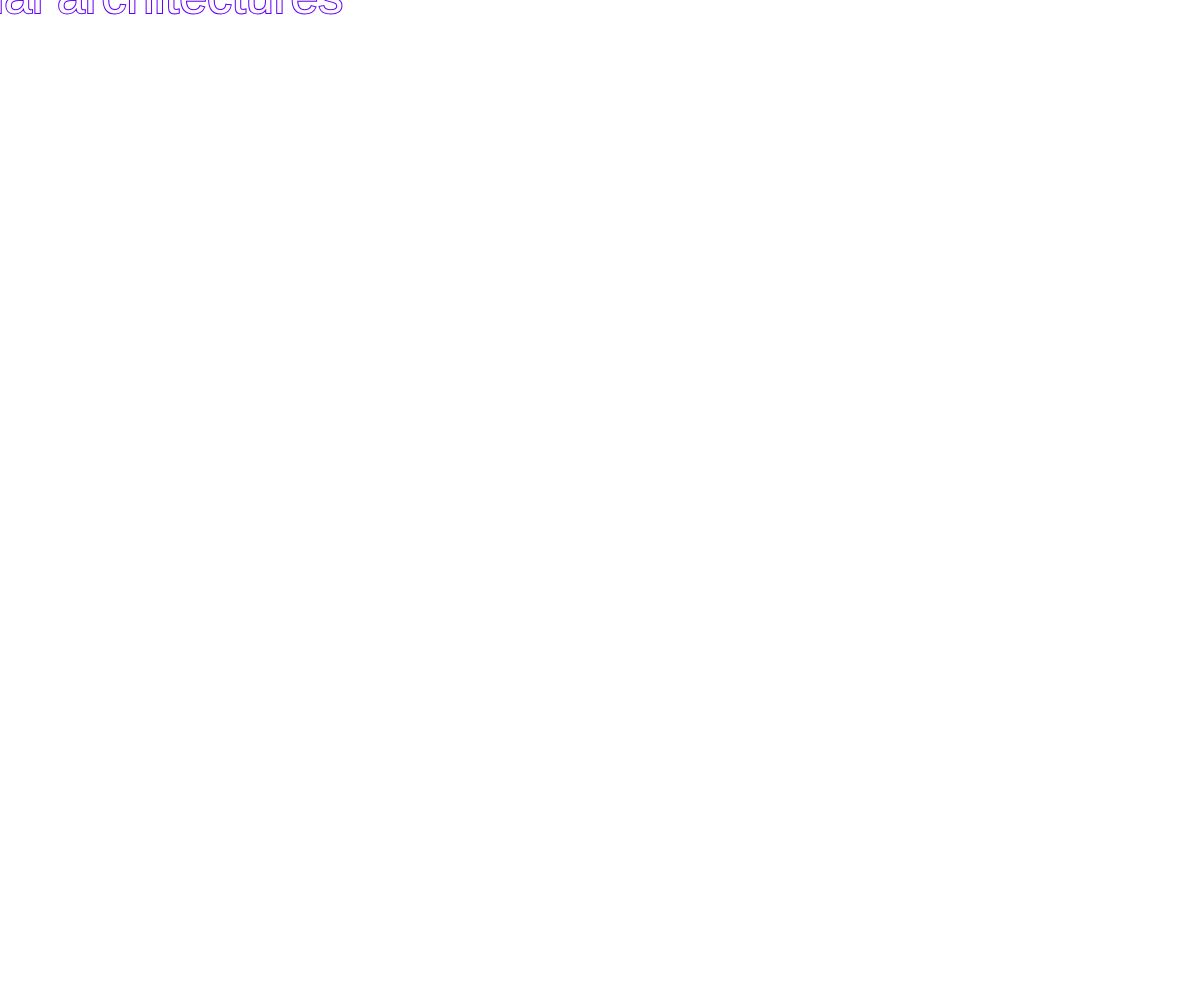
Frame 1 (no input)
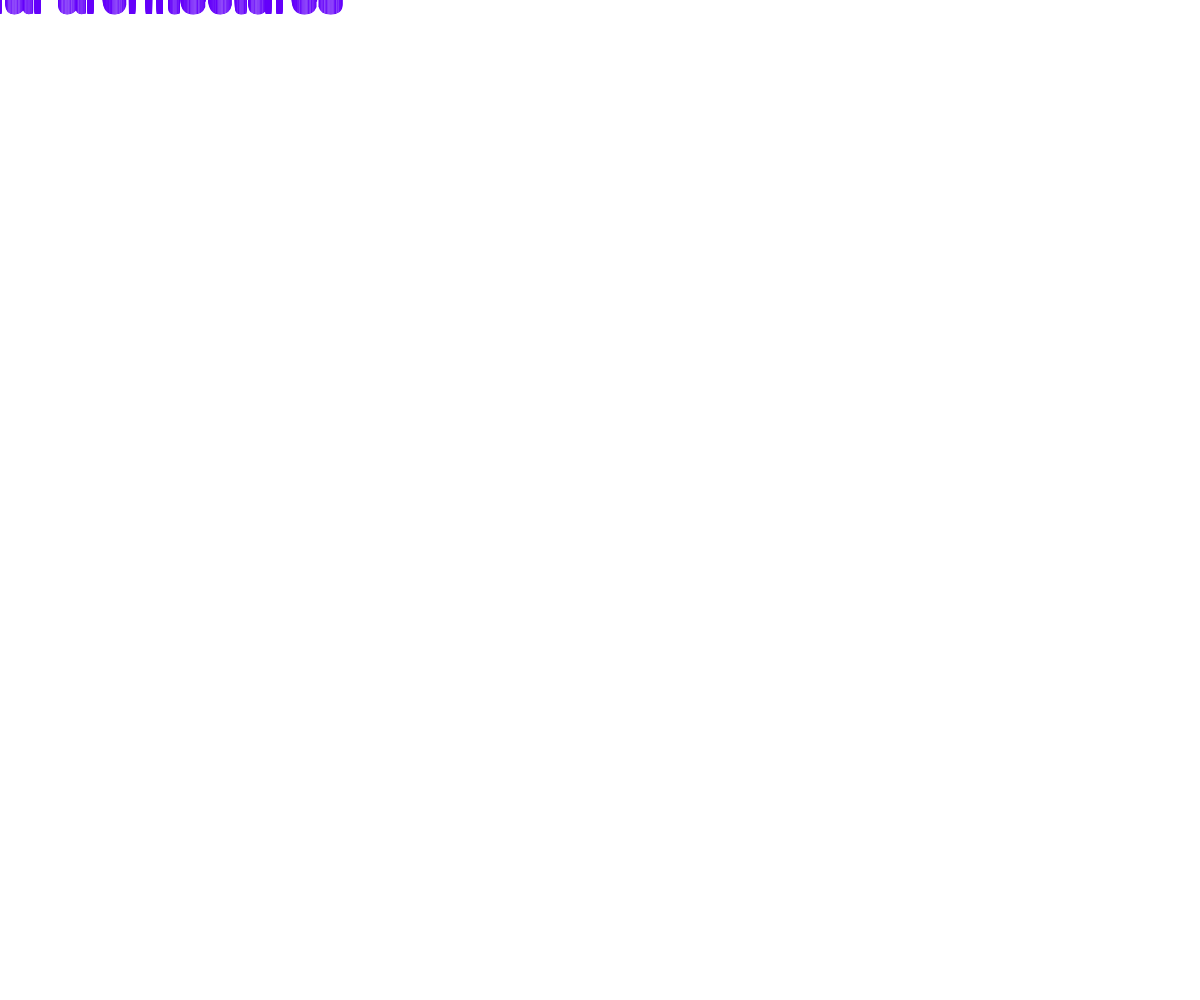
Frame 60 (no input)
Frame 120 (the mouse pressed at the canvas centre since frame 60): identical to frame 60, image omitted

The p5.js sketch that drew these frames (run headless with seeded random() and noise() and a simulated clock; from frame 60 on, the mouse is pressed at the canvas centre):

// p5.js sketch
// ── sketch.js
let texts = [];  

let text_size = 50;
function setup() {
  createCanvas(window.innerWidth,window.innerHeight);
  textSize(text_size);
  textAlign(CENTER, CENTER);
  fill(250);
  stroke(100,0,250); // Set outline color to white
  strokeWeight(2)
}

function draw() {


  // Display and move all text elements
  for (let i = 0; i < texts.length; i++) {
    texts[i][1] -= 1; // Move the text element downwards
    text(texts[i][0], texts[i][2], texts[i][1]); // Display text
  }
}

function mouseMoved() {
  // Add a new text element when the mouse moves
  texts.push(["the fall of artificial architectures", mouseY, mouseX]);
}

function mousePressed() {
  // Clear all text elements when the mouse is pressed
  texts = [];
}
